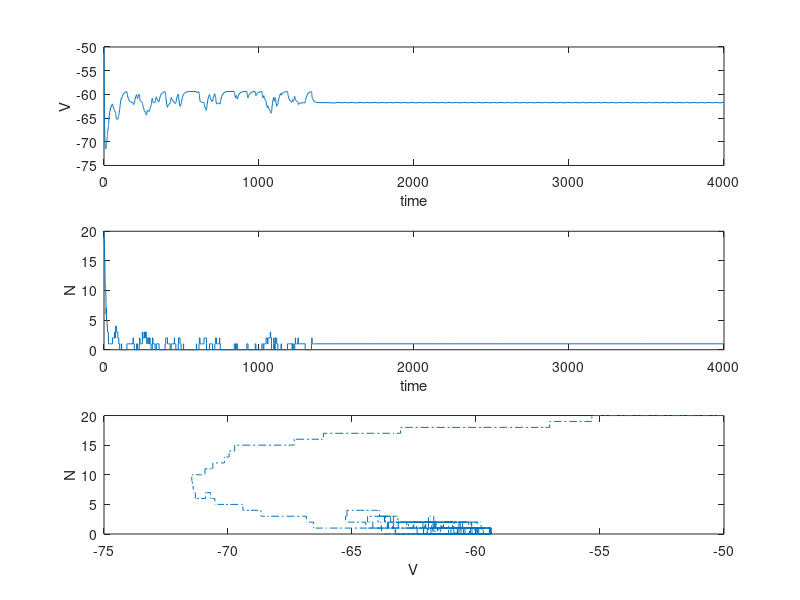

MATLAB code to generate this figure:
function [V,N,t,Ntot]=ml_rtc()
    
    global Npotassium_tot
    global Npotassium
    global tau1  T1
    global tau2  T2

    Npotassium_tot = 40;
    Ntot = Npotassium_tot;
    tmax=4e3;
    
    % Parameters
    va = -1.2;
    vb = 18;
    vc = 2;
    vd = 30;
    phi = 0.04;

    % Initial conditions
    t0=0;
    t=t0; % global "external" time
    tau1=-log(rand); % time of next event on reaction stream 1 ("internal time")
    tau2=-log(rand); % time of next event on reaction stream 2 ("internal time")
    T1=0; % integrated intensity function for reaction 1
    T2=0; % integrated intensity function for reaction 2
    V0=-50; % start at an arbitrary middle voltage
    V=V0;
    N0=ceil(Ntot/2); % start with half of channels open
    Npotassium=N0;
    N=N0; % use N to record the time course

    % Morris Lecar
    global Iapp; Iapp=@(t)0; % applied current
    global minf; minf=@(v)0.5*(1+tanh((v-va)/vb)); % m-gate activation
    global xi; xi=@(v)(v-vc)/vd;  % scaled argument for n-gate input
    global ninf; ninf=@(v)0.5*(1+tanh(xi(v)));  % n-gate activation function
    global tau_n; tau_n=@(v)1./(phi*cosh(xi(v)/2)); % n-gate activation t-const
    global alpha; alpha=@(v)(ninf(v)./tau_n(v)); % per capita opening rate
    global beta; beta=@(v)((1-ninf(v))./tau_n(v)); % per capita closing rate

    options=odeset('Events',@nextevent);

    while t(end)<tmax
        
        U0=[V0;0;0;N0];
        tspan=[t(end),tmax];
        [tout,Uout,~,~,event_idx]=ode23(@dudtfunc,tspan,U0,options);
        Vout=Uout(:,1); % voltage at time of next event
        Nout=Uout(:,4); % number of channels open at end of next event
        t=[t,tout'];
        V=[V,Vout'];
        N=[N,Nout'];
        
        %% Identify which reaction occurred, adjust state, and
        %  continue, and set trigger for next event.
        mu=event_idx; % next reaction index
        if mu==1 % next reaction is a channel opening
            N0=N0+1;    % increment channel state
            tau1=tau1-log(rand); % increment in tau1 is exp'l with mean 1
        elseif mu==2 % next reaction is another channel closing
            N0=N0-1;    % decrement channel state
            tau2=tau2-log(rand); % increment in tau2 likewise
        end
        
        Npotassium=N0;
        if N0>Npotassium_tot, error('N>Ntot'), end
        if N0<0, error('N<0'), end
        T1=T1+Uout(end,2);
        T2=T2+Uout(end,3);
        V0=V(end);
    end % while t(end)<tmax
    
    %% Plot output
    figure
    subplot(3,1,1),plot(t,V),xlabel('time'),ylabel('V')
    subplot(3,1,2),plot(t,N),xlabel('time'),ylabel('N')
    subplot(3,1,3),plot(V, N, '-.'),xlabel('V'),ylabel('N')
    %subplot(3,1,3),plot(t,Iapp),xlabel('time'),ylabel('I')
    shg
end

function dudt=dudtfunc(t,u)
    global Iapp  % Applied Current
    global minf  % asymptotic target for (deterministic) Calcium channel
    global Npotassium Npotassium_tot  % num. open, total num. of channels
    global alpha beta  % per capita transition rates
    
    vK = -84;
    vL = -60;
    vCa = 120;
    gK =8;
    gL =2;
    C=20;
    gCa = 4.4;

    v=u(1); % extract the voltage from the input vect
    dudt=[(Iapp(t)-gCa*minf(v)*(v-vCa)-gL*(v-vL)-gK*(Npotassium/Npotassium_tot)*(v-vK))/C; % voltage
    alpha(v)*(Npotassium_tot-Npotassium); % channel opening internal time
    beta(v)*Npotassium;% channel closing internal time
    0]; % N is constant between events
end

% Define behavior at threshold crossing 
function [value,isterminal,direction] = nextevent(~,u)
    global tau1 T1 % timing trigger for reaction 1 (opening)
    global tau2 T2 % timing trigger for reaction 2 (closing)
    value=[u(2)-(tau1-T1);u(3)-(tau2-T2)];
    isterminal=[1;1]; % stop and restart integration at crossing
    direction=[1;1]; % increasing value of the quantity at the trigger
end